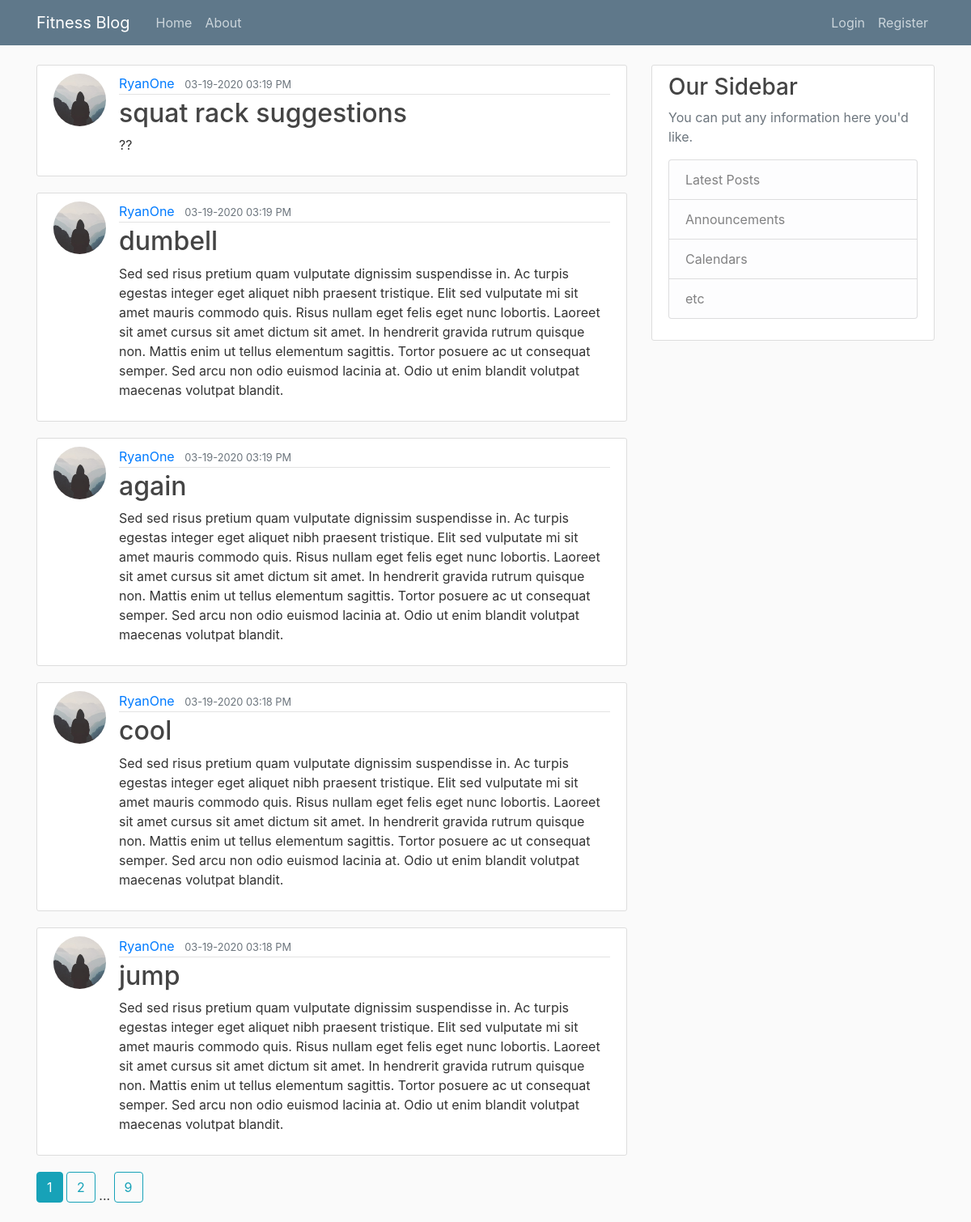
Page /home on the earlier database version.
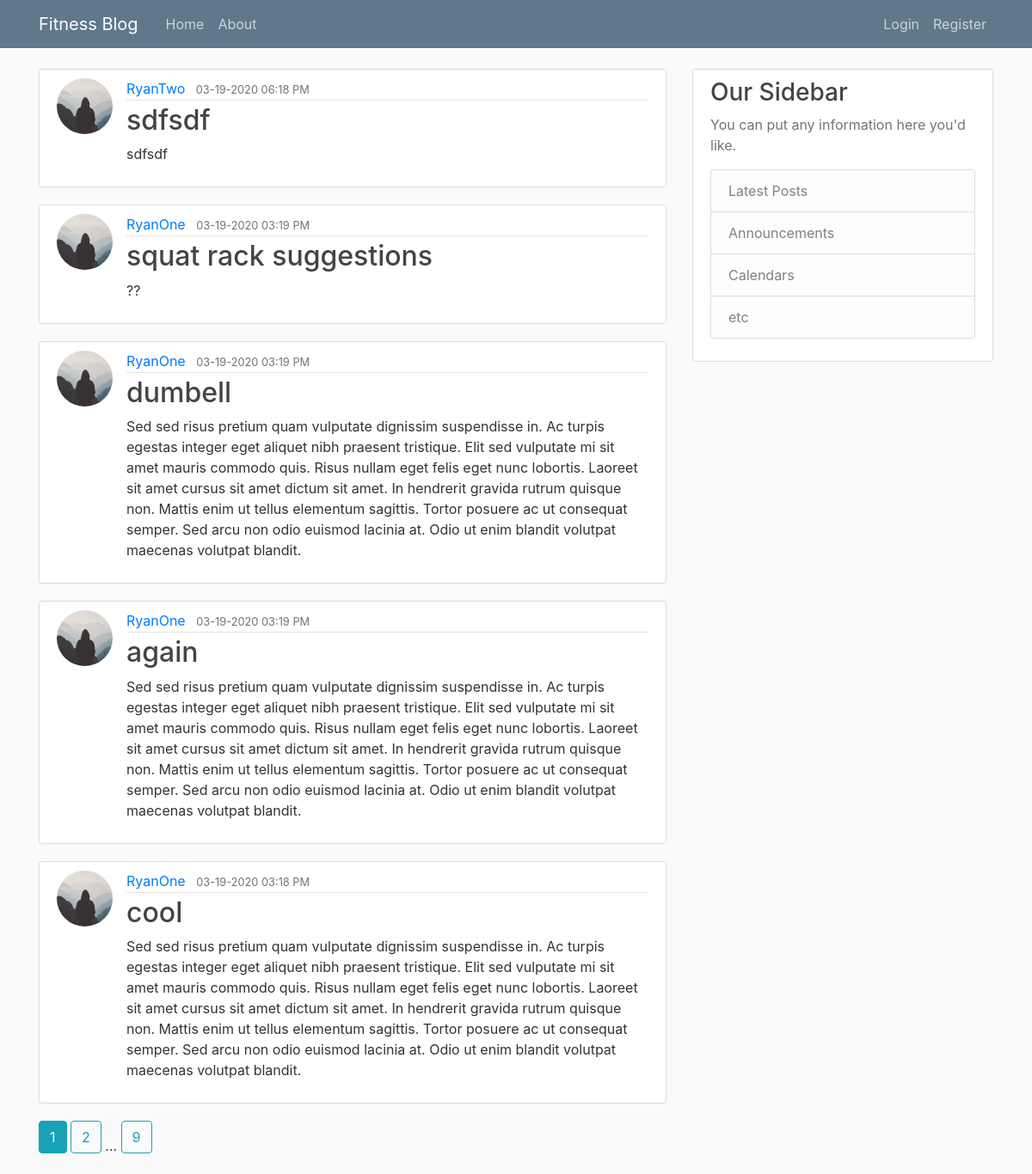
Same page on the later database version.
### fitnessblog/models.py (models this page shows, shortened)
class Post(db.Model):
    id = db.Column(db.Integer, primary_key=True)
    title = db.Column(db.String(100), nullable=False)
    date_posted = db.Column(db.DateTime, nullable=False, default=datetime.utcnow)
    content = db.Column(db.Text, nullable=False)
    user_id = db.Column(db.Integer, db.ForeignKey("user.id"), nullable=False)

class User(db.Model, UserMixin):
    id = db.Column(db.Integer, primary_key=True)
    username = db.Column(db.String(20), unique=True, nullable=False)
    email = db.Column(db.String(120), unique=True, nullable=False)
    image_file = db.Column(db.String(20), nullable=False, default="default.jpg")
    password = db.Column(db.String(60), nullable=False)
    posts = db.relationship("Post", backref="author", lazy=True)

### fitnessblog/routes.py (the view)
@app.route("/")
@app.route("/home")
def home():
    page = request.args.get("page", 1, type=int)
    posts = Post.query.order_by(Post.date_posted.desc()).paginate(page=page, per_page=5)
    return render_template("home.html", posts=posts)

### fitnessblog/templates/home.html
{% extends "layout.html" %}
{% block content %}
  {% for post in posts.items %}
    <article class="media content-section">
      <img class="rounded-circle article-img" src="{{ url_for('static', filename='profile_pics/' + post.author.image_file) }}">
      <div class="media-body">
        <div class="article-metadata">
          <a class="mr-2" href="{{ url_for('user_posts', username=post.author.username) }}">{{ post.author.username }}</a>
          <small class="text-muted">{{ post.date_posted.strftime('%m-%d-%Y %I:%M %p') }}</small>
        </div>
        <h2><a class="article-title" href="{{ url_for('post', post_id=post.id) }}">{{ post.title }}</a></h2>
        <p class="article-content">{{ post.content }}</p>
      </div>
    </article>
  {% endfor %}
  {% for page_num in posts.iter_pages(left_edge=1, right_edge=1, left_current=1, right_current=2) %}
    {% if page_num %}
      {% if posts.page == page_num %}
        <a class="btn btn-info mb-4" href="{{ url_for('home', page=page_num) }}">{{ page_num }}</a>
      {% else %}
      <a class="btn btn-outline-info mb-4" href="{{ url_for('home', page=page_num) }}">{{ page_num }}</a>
      {% endif %}
    {% else %}
      ...
    {% endif %}
  {% endfor %}
{% endblock content %}

### fitnessblog/templates/layout.html (shortened to what this page needs)
<!DOCTYPE html>
<html lang="en">
  <head>
    <link rel="stylesheet" href="https://stackpath.bootstrapcdn.com/bootstrap/4.3.1/css/bootstrap.min.css">
    <link rel="stylesheet" type="text/css" href="{{ url_for('static', filename='main.css') }}">
  </head>
    <body>
      <header class="site-header">
        <nav class="navbar navbar-expand-md navbar-dark bg-steel fixed-top">
          <div class="container">
            <a class="navbar-brand mr-4" href="/">Fitness Blog</a>
            <div class="collapse navbar-collapse" id="navbarToggle">
              <div class="navbar-nav mr-auto">
                <a class="nav-item nav-link" href="{{ url_for('home') }}">Home</a>
                <a class="nav-item nav-link" href="{{ url_for('about') }}">About</a>
              </div>
              <div class="navbar-nav">
                {% if current_user.is_authenticated %}
                  <a class="nav-item nav-link" href="{{ url_for('new_post') }}">Create Post</a>
                  <a class="nav-item nav-link" href="{{ url_for('account') }}">Account</a>
                  <a class="nav-item nav-link" href="{{ url_for('logout') }}">Logout</a>
                {% else %}
                  <a class="nav-item nav-link" href="{{ url_for('login') }}">Login</a>
                  <a class="nav-item nav-link" href="{{ url_for('register') }}">Register</a>
                {% endif %}
              </div>
            </div>
          </div>
        </nav>
      </header>
      <main role="main" class="container">
        <div class="row">
          <div class="col-md-8">
            {% block content %}{% endblock %}
          </div>
          <div class="col-md-4">
            <div class="content-section">
              <h3>Our Sidebar</h3>
              <p class='text-muted'>You can put any information here you'd like.
                <ul class="list-group">
                  <li class="list-group-item list-group-item-light">Latest Posts</li>
                  <li class="list-group-item list-group-item-light">Announcements</li>
                  <li class="list-group-item list-group-item-light">Calendars</li>
                  <li class="list-group-item list-group-item-light">etc</li>
                </ul>
              </p>
            </div>
          </div>
        </div>
      </main>
    </body>
</html>

### fitnessblog/static/main.css (style rules this page uses)
body { background: #fafafa; color: #333333; margin-top: 5rem; }
h1, h2, h3, h4, h5, h6 { color: #444444; }
.bg-steel { background-color: #5f788a; }
.site-header .navbar-nav .nav-link { color: #cbd5db; }
.content-section { background: #ffffff; padding: 10px 20px; border: 1px solid #dddddd; border-radius: 3px; margin-bottom: 20px; }
.article-title { color: #444444; }
.article-content { white-space: pre-line; }
.article-img { height: 65px; width: 65px; margin-right: 16px; }
.article-metadata { padding-bottom: 1px; margin-bottom: 4px; border-bottom: 1px solid #e3e3e3; }

Differences in the rows shown:
no longer on this page (row unchanged): Post: image_file (placeholder picture), author.username "RyanOne", date_posted "03-19-2020 03:18 PM", title "jump", content "Sed sed risus pretium quam vulputate dignissim suspendisse in. Ac turpis egestas integer eget aliquet nibh praesent tristique. Elit sed vulputate mi sit amet mauris commodo quis. Risus nullam eget felis eget nunc lobortis. Laoreet sit amet cursus sit amet dictum sit amet. In hendrerit gravida rutrum quisque non. Mattis enim ut tellus elementum sagittis. Tortor posuere ac ut consequat semper. Sed arcu non odio euismod lacinia at. Odio ut enim blandit volutpat maecenas volutpat blandit."
added Post: image_file (placeholder picture), author.username "RyanTwo", date_posted "03-19-2020 06:18 PM", title "sdfsdf", content "sdfsdf"
